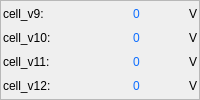
                  <widget class="QFrame" name="frame_cell12">
                   <property name="sizePolicy">
                    <sizepolicy hsizetype="Preferred" vsizetype="Fixed">
                     <horstretch>0</horstretch>
                     <verstretch>0</verstretch>
                    </sizepolicy>
                   </property>
                   <property name="styleSheet">
                    <string notr="true">QFrame#frame_cell12
{
border-radius:10px;
border:2px solid rgb(51, 211, 39)
} </string>
                   </property>
                   <property name="frameShape">
                    <enum>QFrame::StyledPanel</enum>
                   </property>
                   <property name="frameShadow">
                    <enum>QFrame::Raised</enum>
                   </property>
                   <layout class="QVBoxLayout" name="verticalLayout_12">
                    <property name="spacing">
                     <number>2</number>
                    </property>
                    <property name="leftMargin">
                     <number>2</number>
                    </property>
                    <property name="topMargin">
                     <number>2</number>
                    </property>
                    <property name="rightMargin">
                     <number>2</number>
                    </property>
                    <property name="bottomMargin">
                     <number>2</number>
                    </property>
                    <item>
                     <layout class="QHBoxLayout" name="horizontalLayout_39">
                      <property name="spacing">
                       <number>2</number>
                      </property>
                      <item>
                       <widget class="QLabel" name="label_64">
                        <property name="sizePolicy">
                         <sizepolicy hsizetype="Preferred" vsizetype="Preferred">
                          <horstretch>0</horstretch>
                          <verstretch>0</verstretch>
                         </sizepolicy>
                        </property>
                        <property name="minimumSize">
                         <size>
                          <width>0</width>
                          <height>0</height>
                         </size>
                        </property>
                        <property name="maximumSize">
                         <size>
                          <width>16777215</width>
                          <height>16777215</height>
                         </size>
                        </property>
                        <property name="text">
                         <string>cell_v9:</string>
                        </property>
                       </widget>
                      </item>
                      <item>
                       <widget class="QLabel" name="voltage_9">
                        <property name="sizePolicy">
                         <sizepolicy hsizetype="Fixed" vsizetype="Preferred">
                          <horstretch>0</horstretch>
                          <verstretch>0</verstretch>
                         </sizepolicy>
                        </property>
                        <property name="minimumSize">
                         <size>
                          <width>54</width>
                          <height>0</height>
                         </size>
                        </property>
                        <property name="maximumSize">
                         <size>
                          <width>54</width>
                          <height>16777215</height>
                         </size>
                        </property>
                        <property name="styleSheet">
                         <string notr="true">color: rgb(14, 110, 255);</string>
                        </property>
                        <property name="text">
                         <string>0</string>
                        </property>
                       </widget>
                      </item>
                      <item>
                       <widget class="QLabel" name="label_65">
                        <property name="sizePolicy">
                         <sizepolicy hsizetype="Fixed" vsizetype="Preferred">
                          <horstretch>0</horstretch>
                          <verstretch>0</verstretch>
                         </sizepolicy>
                        </property>
                        <property name="text">
                         <string>V</string>
                        </property>
                       </widget>
                      </item>
                     </layout>
                    </item>
                    <item>
                     <layout class="QHBoxLayout" name="horizontalLayout_40">
                      <property name="spacing">
                       <number>2</number>
                      </property>
                      <item>
                       <widget class="QLabel" name="label_66">
                        <property name="sizePolicy">
                         <sizepolicy hsizetype="Preferred" vsizetype="Preferred">
                          <horstretch>0</horstretch>
                          <verstretch>0</verstretch>
                         </sizepolicy>
                        </property>
                        <property name="minimumSize">
                         <size>
                          <width>0</width>
                          <height>0</height>
                         </size>
                        </property>
                        <property name="maximumSize">
                         <size>
                          <width>16777215</width>
                          <height>16777215</height>
                         </size>
                        </property>
                        <property name="text">
                         <string>cell_v10:</string>
                        </property>
                       </widget>
                      </item>
                      <item>
                       <widget class="QLabel" name="voltage_10">
                        <property name="sizePolicy">
                         <sizepolicy hsizetype="Fixed" vsizetype="Preferred">
                          <horstretch>0</horstretch>
                          <verstretch>0</verstretch>
                         </sizepolicy>
                        </property>
                        <property name="minimumSize">
                         <size>
                          <width>54</width>
                          <height>0</height>
                         </size>
                        </property>
                        <property name="maximumSize">
                         <size>
                          <width>54</width>
                          <height>16777215</height>
                         </size>
                        </property>
                        <property name="styleSheet">
                         <string notr="true">color: rgb(14, 110, 255);</string>
                        </property>
                        <property name="text">
                         <string>0</string>
                        </property>
                       </widget>
                      </item>
                      <item>
                       <widget class="QLabel" name="label_67">
                        <property name="sizePolicy">
                         <sizepolicy hsizetype="Fixed" vsizetype="Preferred">
                          <horstretch>0</horstretch>
                          <verstretch>0</verstretch>
                         </sizepolicy>
                        </property>
                        <property name="text">
                         <string>V</string>
                        </property>
                       </widget>
                      </item>
                     </layout>
                    </item>
                    <item>
                     <layout class="QHBoxLayout" name="horizontalLayout_41">
                      <property name="spacing">
                       <number>2</number>
                      </property>
                      <item>
                       <widget class="QLabel" name="label_68">
                        <property name="sizePolicy">
                         <sizepolicy hsizetype="Preferred" vsizetype="Preferred">
                          <horstretch>0</horstretch>
                          <verstretch>0</verstretch>
                         </sizepolicy>
                        </property>
                        <property name="minimumSize">
                         <size>
                          <width>0</width>
                          <height>0</height>
                         </size>
                        </property>
                        <property name="maximumSize">
                         <size>
                          <width>16777215</width>
                          <height>16777215</height>
                         </size>
                        </property>
                        <property name="text">
                         <string>cell_v11:</string>
                        </property>
                       </widget>
                      </item>
                      <item>
                       <widget class="QLabel" name="voltage_11">
                        <property name="sizePolicy">
                         <sizepolicy hsizetype="Fixed" vsizetype="Preferred">
                          <horstretch>0</horstretch>
                          <verstretch>0</verstretch>
                         </sizepolicy>
                        </property>
                        <property name="minimumSize">
                         <size>
                          <width>54</width>
                          <height>0</height>
                         </size>
                        </property>
                        <property name="maximumSize">
                         <size>
                          <width>54</width>
                          <height>16777215</height>
                         </size>
                        </property>
                        <property name="styleSheet">
                         <string notr="true">color: rgb(14, 110, 255);</string>
                        </property>
                        <property name="text">
                         <string>0</string>
                        </property>
                       </widget>
                      </item>
                      <item>
                       <widget class="QLabel" name="label_69">
                        <property name="sizePolicy">
                         <sizepolicy hsizetype="Fixed" vsizetype="Preferred">
                          <horstretch>0</horstretch>
                          <verstretch>0</verstretch>
                         </sizepolicy>
                        </property>
                        <property name="text">
                         <string>V</string>
                        </property>
                       </widget>
                      </item>
                     </layout>
                    </item>
                    <item>
                     <layout class="QHBoxLayout" name="horizontalLayout_42">
                      <property name="spacing">
                       <number>2</number>
                      </property>
                      <item>
                       <widget class="QLabel" name="label_70">
                        <property name="sizePolicy">
                         <sizepolicy hsizetype="Preferred" vsizetype="Preferred">
                          <horstretch>0</horstretch>
                          <verstretch>0</verstretch>
                         </sizepolicy>
                        </property>
                        <property name="minimumSize">
                         <size>
                          <width>0</width>
                          <height>0</height>
                         </size>
                        </property>
                        <property name="maximumSize">
                         <size>
                          <width>16777215</width>
                          <height>16777215</height>
                         </size>
                        </property>
                        <property name="text">
                         <string>cell_v12:</string>
                        </property>
                       </widget>
                      </item>
                      <item>
                       <widget class="QLabel" name="voltage_12">
                        <property name="sizePolicy">
                         <sizepolicy hsizetype="Fixed" vsizetype="Preferred">
                          <horstretch>0</horstretch>
                          <verstretch>0</verstretch>
                         </sizepolicy>
                        </property>
                        <property name="minimumSize">
                         <size>
                          <width>54</width>
                          <height>0</height>
                         </size>
                        </property>
                        <property name="maximumSize">
                         <size>
                          <width>54</width>
                          <height>16777215</height>
                         </size>
                        </property>
                        <property name="styleSheet">
                         <string notr="true">color: rgb(14, 110, 255);</string>
                        </property>
                        <property name="text">
                         <string>0</string>
                        </property>
                       </widget>
                      </item>
                      <item>
                       <widget class="QLabel" name="label_71">
                        <property name="sizePolicy">
                         <sizepolicy hsizetype="Fixed" vsizetype="Preferred">
                          <horstretch>0</horstretch>
                          <verstretch>0</verstretch>
                         </sizepolicy>
                        </property>
                        <property name="text">
                         <string>V</string>
                        </property>
                       </widget>
                      </item>
                     </layout>
                    </item>
                   </layout>
                  </widget>
